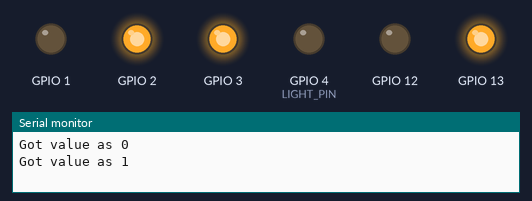
Recording of a sketch running on a simulated ESP32. On the bench: output pins drawn as LEDs (lit = HIGH), the last lines printed to the serial monitor.

Above: at 1.0 s.
At 4.0 s:
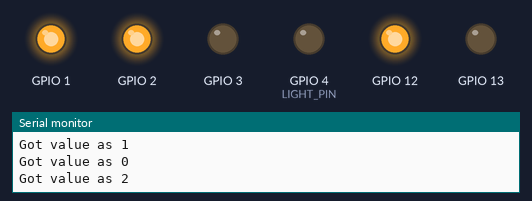
At 7.0 s:
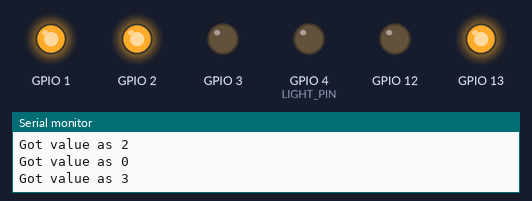
At 10.0 s:
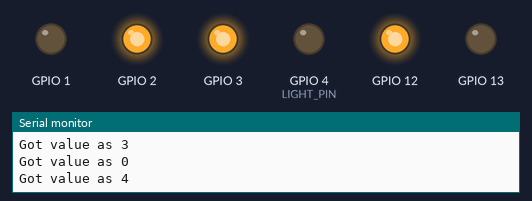
At 14.5 s:
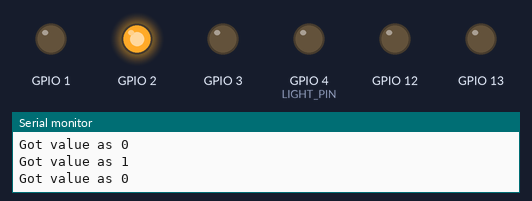
Timing chart, 0 to 15.6 s (numbered marks = the images above):
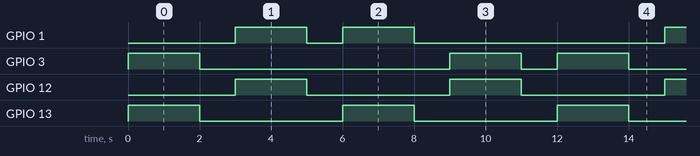

The sketch:

pwm-motors-test2.ino
```cpp
#include "esp_camera.h"
#include <Arduino.h>
#include <WiFi.h>
// #include <AsyncTCP.h>
// #include <ESPAsyncWebServer.h>
#include <iostream>
#include <sstream>

struct MOTOR_PINS
{
  int pinEn;
  int pinIN1;
  int pinIN2;
};


std::vector<MOTOR_PINS> motorPins =
{
  {2, 12, 13}, //RIGHT_MOTOR Pins (EnA, IN1, IN2)
  {2, 1, 3},  //LEFT_MOTOR  Pins (EnB, IN3, IN4)
};

#define LIGHT_PIN 4

#define UP 1
#define DOWN 2
#define LEFT 3
#define RIGHT 4
#define STOP 0

#define RIGHT_MOTOR 0
#define LEFT_MOTOR 1

#define FORWARD 1
#define BACKWARD -1

const int PWMFreq = 1000; /* 1 KHz */
const int PWMResolution = 8;
const int PWMSpeedChannel = 2;
const int PWMLightChannel = 3;

void rotateMotor(int motorNumber, int motorDirection)
{
  if (motorDirection == FORWARD)
  {
    digitalWrite(motorPins[motorNumber].pinIN1, LOW);
    digitalWrite(motorPins[motorNumber].pinIN2, HIGH);
  }
  else if (motorDirection == BACKWARD)
  {
    digitalWrite(motorPins[motorNumber].pinIN1, HIGH);
    digitalWrite(motorPins[motorNumber].pinIN2, LOW);
  }
  else
  {
    digitalWrite(motorPins[motorNumber].pinIN1, LOW);
    digitalWrite(motorPins[motorNumber].pinIN2, LOW);
  }
}


void moveCar(int inputValue)
{
  Serial.printf("Got value as %d\n", inputValue);
  switch(inputValue)
  {

    case UP:
      rotateMotor(RIGHT_MOTOR, FORWARD);
      rotateMotor(LEFT_MOTOR, FORWARD);
      break;

    case DOWN:
      rotateMotor(RIGHT_MOTOR, BACKWARD);
      rotateMotor(LEFT_MOTOR, BACKWARD);
      break;

    case LEFT:
      rotateMotor(RIGHT_MOTOR, FORWARD);
      rotateMotor(LEFT_MOTOR, BACKWARD);
      break;

    case RIGHT:
      rotateMotor(RIGHT_MOTOR, BACKWARD);
      rotateMotor(LEFT_MOTOR, FORWARD);
      break;

    case STOP:
      rotateMotor(RIGHT_MOTOR, STOP);
      rotateMotor(LEFT_MOTOR, STOP);
      break;

    default:
      rotateMotor(RIGHT_MOTOR, STOP);
      rotateMotor(LEFT_MOTOR, STOP);
      break;
  }
}


void setup(void)
{
//   Serial.begin(115200);

  //Set up PWM
  ledcSetup(PWMSpeedChannel, PWMFreq, PWMResolution);
  ledcSetup(PWMLightChannel, PWMFreq, PWMResolution);

  for (int i = 0; i < motorPins.size(); i++)
  {
    pinMode(motorPins[i].pinEn, OUTPUT);
    pinMode(motorPins[i].pinIN1, OUTPUT);
    pinMode(motorPins[i].pinIN2, OUTPUT);
    /* Attach the PWM Channel to the motor enb Pin */
    ledcAttachPin(motorPins[i].pinEn, PWMSpeedChannel);
  }
  moveCar(STOP);

  pinMode(LIGHT_PIN, OUTPUT);
  ledcAttachPin(LIGHT_PIN, PWMLightChannel);
  ledcWrite(PWMSpeedChannel, 255);

}


void loop()
{
    moveCar(UP);
    delay(2000);
    moveCar(STOP);
    delay(1000);

    moveCar(DOWN);
    delay(2000);
    moveCar(STOP);
    delay(1000);

    moveCar(LEFT);
    delay(2000);
    moveCar(STOP);
    delay(1000);

    moveCar(RIGHT);
    delay(2000);
    moveCar(STOP);
    delay(1000);
}
```

Measured:
- by itself, GPIO 1: repeats every 12.0 s: LOW 1.0 s, HIGH 2.0 s, LOW 7.0 s, HIGH 2.0 s
- by itself, GPIO 3: repeats every 12.0 s: LOW 7.0 s, HIGH 2.0 s, LOW 1.0 s, HIGH 2.0 s
- by itself, GPIO 12, GPIO 13: alternates HIGH for 2.0 s and LOW for 4.0 s
